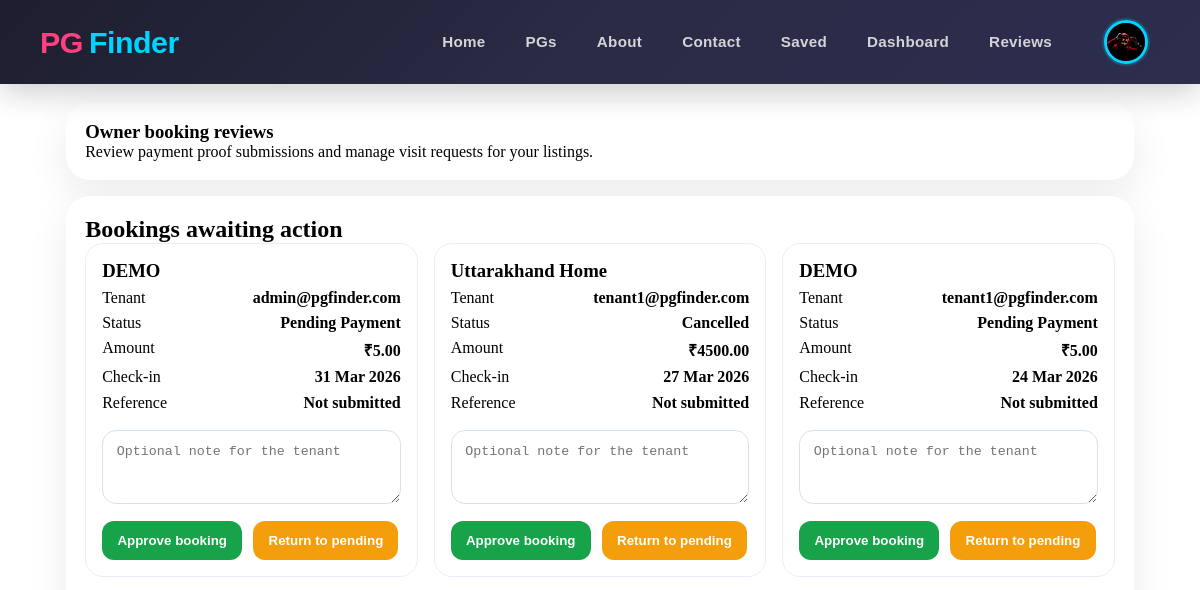
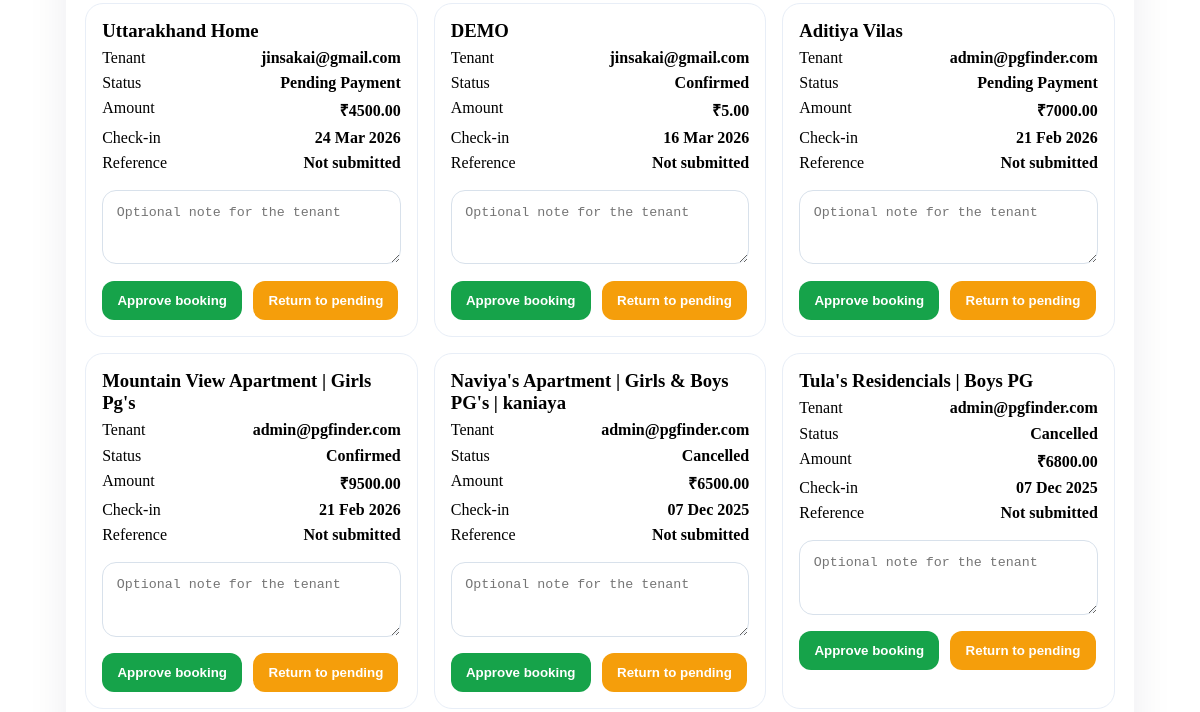
The app's page /pgs/owner/reviews/ (signed in, upper part), older data (2 pictures, top to bottom).
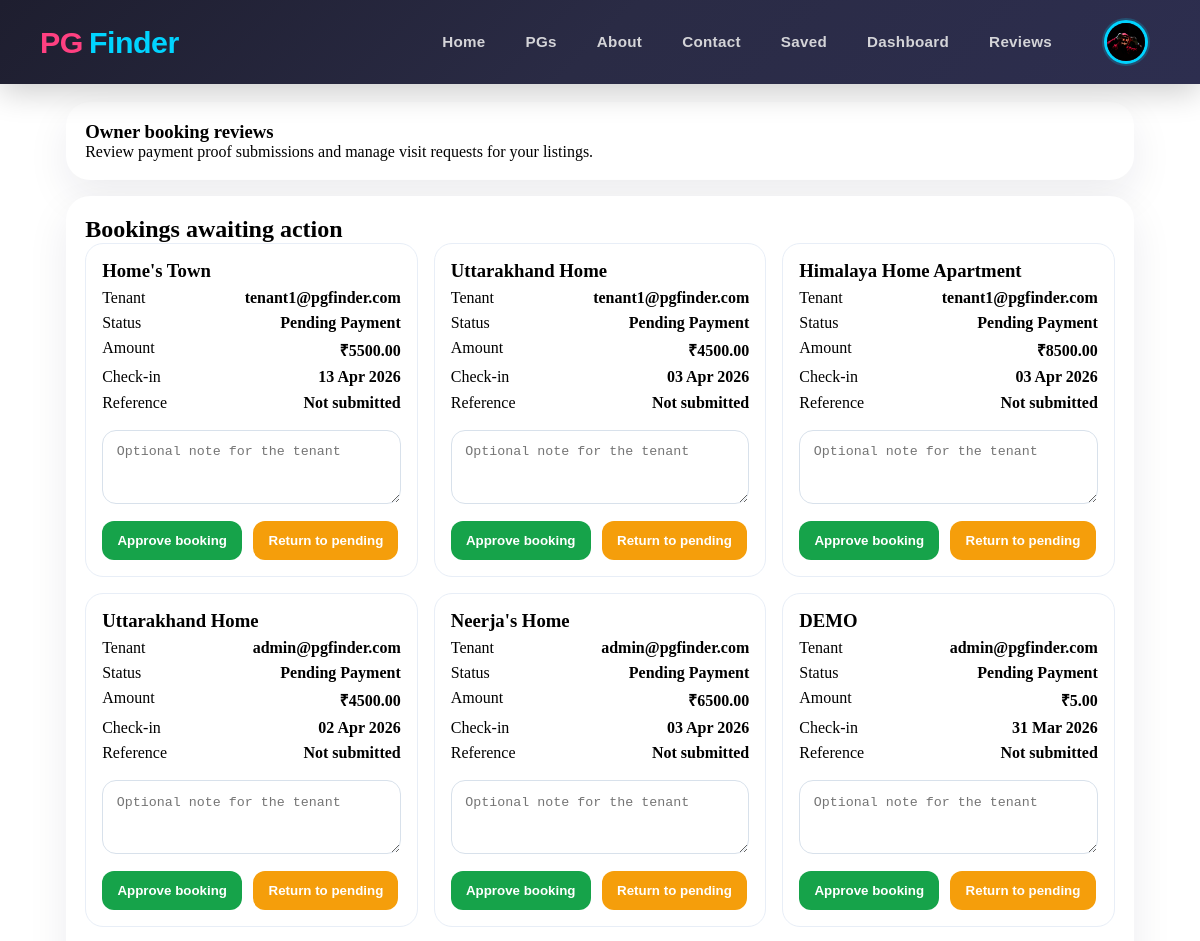
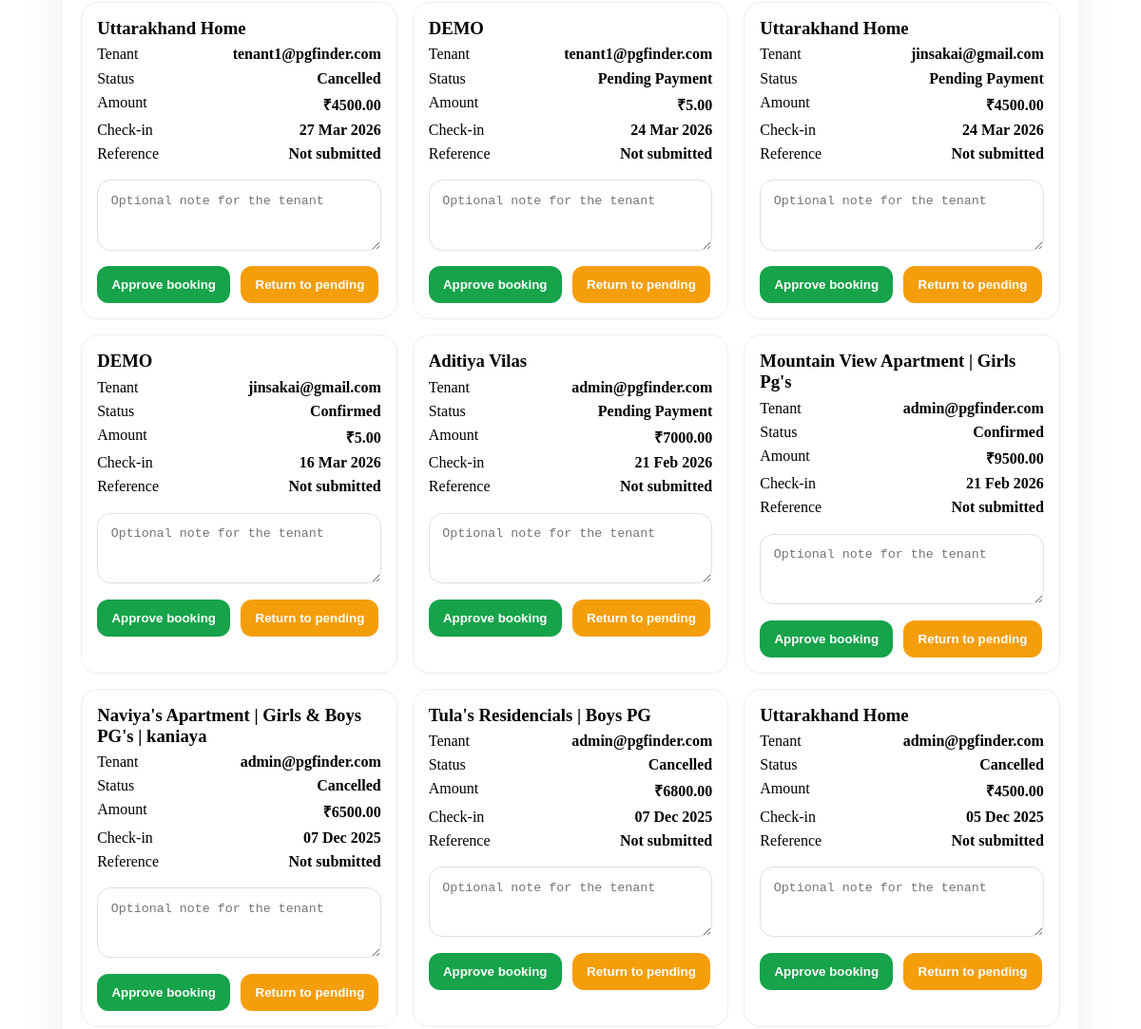
The same page, newer data (2 pictures, top to bottom).
### pgs/models.py (models this page shows, shortened)
class Booking(models.Model):
    STATUS_CHOICES = [
        ("pending", "Pending Payment"),
        ("pending_payment_review", "Pending Payment Review"),
        ("confirmed", "Confirmed"),
        ("cancelled", "Cancelled"),
        ("completed", "Completed"),
    ]
    tenant = models.ForeignKey(Users, on_delete=models.CASCADE, related_name="bookings")
    pg = models.ForeignKey(PgListing, on_delete=models.CASCADE, related_name="bookings")
    booking_date = models.DateTimeField(auto_now_add=True)
    check_in_date = models.DateField()
    check_out_date = models.DateField(blank=True, null=True)
    amount = models.DecimalField(max_digits=10, decimal_places=2)
    status = models.CharField(max_length=30, choices=STATUS_CHOICES, default="pending")
    qr_code = models.ImageField(upload_to="qr_codes/", blank=True, null=True)
    phonepe_upi = models.CharField(max_length=100, blank=True, null=True)
    payment_id = models.CharField(max_length=100, blank=True, null=True)
    payment_reference = models.CharField(max_length=100, blank=True)
    payment_screenshot = models.ImageField(upload_to="payment_screenshots/", blank=True, null=True)
    payment_confirmed_date = models.DateTimeField(blank=True, null=True)
    reviewed_by = models.ForeignKey(
        Users,
        on_delete=models.SET_NULL,
        blank=True,
        null=True,
        related_name="reviewed_bookings",
    )
    review_notes = models.TextField(blank=True)
    created_at = models.DateTimeField(auto_now_add=True)
    updated_at = models.DateTimeField(auto_now=True)
    class Meta:
        ordering = ["-booking_date"]

class PgListing(models.Model):
    TYPE_CHOICES = [
        ("boys", "Boys"),
        ("girls", "Girls"),
        ("coed", "Coed"),
        ("family", "Family"),
    ]
    SHARING_CHOICES = [
        ("single", "Single"),
        ("double", "Double"),
        ("triple", "Triple"),
        ("quad", "Quad"),
    ]
    FURNISHING_CHOICES = [
        ("fully_furnished", "Fully Furnished"),
        ("semi_furnished", "Semi Furnished"),
        ("unfurnished", "Unfurnished"),
    ]
    owner = models.ForeignKey(Users, on_delete=models.CASCADE, related_name="pg_listings")
    title = models.CharField(max_length=100)
    slug = models.SlugField(max_length=200, unique=True)
    description = models.TextField()
    address = models.CharField(max_length=255)
    city = models.CharField(max_length=100)
    state = models.CharField(max_length=100)
    pin_code = models.CharField(max_length=10)
    price_per_month = models.DecimalField(max_digits=10, decimal_places=2)
    security_deposit = models.DecimalField(max_digits=10, decimal_places=2, default=0)
    available_from = models.DateField()
    is_available = models.BooleanField(default=True)
    type_of_pg = models.CharField(max_length=20, blank=True, null=True, choices=TYPE_CHOICES)
    amenities = models.TextField(help_text="Comma-separated list of amenities", blank=True, null=True)
    preferred_tenants = models.CharField(
        max_length=255,
        blank=True,
        help_text="Comma-separated preferred tenant types",
    )
    furnishing_status = models.CharField(
        max_length=30,
        choices=FURNISHING_CHOICES,
        default="fully_furnished",
    )
    food_available = models.BooleanField(default=False)
    parking_available = models.BooleanField(default=False)
    wifi_available = models.BooleanField(default=False)
    rules_or_restrictions = models.TextField(blank=True)
    sharing_type = models.CharField(max_length=20, choices=SHARING_CHOICES)
    created_at = models.DateTimeField(auto_now_add=True)
    updated_at = models.DateTimeField(auto_now=True)
    class Meta:
        ordering = ["-created_at"]

### users/models.py (models this page shows, shortened)
class MyUser(AbstractBaseUser):
    email = models.EmailField(
        verbose_name="Email Address",
        max_length=255,
        unique=True,
    )
    username = models.CharField(max_length=50,unique=True)
    first_name = models.CharField(max_length=50)
    last_name = models.CharField(max_length=50)
    gender = models.CharField(max_length=30,blank=True,null=True, choices=[
        ('male','Male'),
        ('female','Female'),
    ])
    date_of_birth = models.DateField(blank=True, null=True)
    phone =  models.CharField(max_length=15,unique=True )
    profile_image = models.ImageField(upload_to='profile_images/', blank=True, null=True)
    is_owner = models.BooleanField(default=False)
    aadhar_card = models.CharField(max_length=20, unique=True, blank=True, null=True)
    address = models.TextField(blank=True, null=True)
    city = models.CharField(max_length=100, blank=True, null=True)
    state = models.CharField(max_length=100, blank=True, null=True)
    pin_code = models.CharField(max_length=10, blank=True, null=True)
    date_joined = models.DateTimeField(auto_now_add=True,blank=True)
    last_login = models.DateTimeField(auto_now_add=True)
    is_admin = models.BooleanField(default=False)
    is_staff = models.BooleanField(default=False)
    is_active = models.BooleanField(default=False)
    is_superadmin = models.BooleanField(default=False)
    objects = MyUserManager()
    USERNAME_FIELD = "email"
    REQUIRED_FIELDS = ["username","first_name", "last_name", "date_of_birth"]

### pgs/views.py (the view)
# urls.py: path("owner/reviews/", views.owner_booking_reviews, name="owner_booking_reviews"),
@login_required(login_url="user_login")
def owner_booking_reviews(request):
    if not (request.user.is_owner or request.user.is_staff):
        messages.error(request, "You do not have access to booking reviews.")
        return redirect("home")
    filters = Q(pg__owner=request.user) if request.user.is_owner and not request.user.is_staff else Q()
    bookings = Booking.objects.filter(filters).select_related("tenant", "pg", "reviewed_by")
    visit_requests = VisitRequest.objects.filter(filters).select_related("user", "pg")
    return render(
        request,
        "pgs/owner_booking_reviews.html",
        {"bookings": bookings, "visit_requests": visit_requests},
    )

### templates/pgs/owner_booking_reviews.html (shortened to what this page needs)
{% extends "base.html" %}
{% block content %}
<section class="review-shell">
  <section class="section">
    <h1>Owner booking reviews</h1>
    <p>Review payment proof submissions and manage visit requests for your listings.</p>
  </section>
  <section class="section">
    <h2>Bookings awaiting action</h2>
    {% if bookings %}
      <div class="cards">
        {% for booking in bookings %}
          <article class="card">
            <h3>{{ booking.pg.title }}</h3>
            <div class="row"><span>Tenant</span><strong>{{ booking.tenant.email }}</strong></div>
            <div class="row"><span>Status</span><strong>{{ booking.get_status_display }}</strong></div>
            <div class="row"><span>Amount</span><strong>₹{{ booking.amount }}</strong></div>
            <div class="row"><span>Check-in</span><strong>{{ booking.check_in_date|date:"d M Y" }}</strong></div>
            <div class="row"><span>Reference</span><strong>{{ booking.payment_reference|default:"Not submitted" }}</strong></div>
            <form method="post" action="{% url 'review_booking' booking.id %}">
              <textarea name="review_notes" rows="3" placeholder="Optional note for the tenant">{{ booking.review_notes }}</textarea>
              <div class="actions">
                <button class="approve" type="submit" name="action" value="approve">Approve booking</button>
                <button class="reject" type="submit" name="action" value="reject">Return to pending</button>
              </div>
            </form>
          </article>
        {% endfor %}
      </div>
    {% else %}
      <p>No bookings to review right now.</p>
    {% endif %}
  </section>
</section>
{% endblock %}

Row changes from the older to the newer data that the page shows:
added Booking: pg "Home's Town", tenant.email "tenant1@pgfinder.com", status "Pending Payment", amount "5500.00", check_in_date "13 Apr 2026", payment_reference "Not submitted"
added Booking: pg "Uttarakhand Home", tenant.email "tenant1@pgfinder.com", status "Pending Payment", amount "4500.00", check_in_date "03 Apr 2026", payment_reference "Not submitted"
added Booking: pg "Himalaya Home Apartment", tenant.email "tenant1@pgfinder.com", status "Pending Payment", amount "8500.00", check_in_date "03 Apr 2026", payment_reference "Not submitted"
added Booking: pg "Uttarakhand Home", tenant.email "admin@pgfinder.com", status "Pending Payment", amount "4500.00", check_in_date "02 Apr 2026", payment_reference "Not submitted"
added Booking: pg "Neerja's Home", tenant.email "admin@pgfinder.com", status "Pending Payment", amount "6500.00", check_in_date "03 Apr 2026", payment_reference "Not submitted"
now on this page (row unchanged): Booking: pg "Uttarakhand Home", tenant.email "admin@pgfinder.com", status "Cancelled", amount "4500.00", check_in_date "05 Dec 2025", payment_reference "Not submitted"
